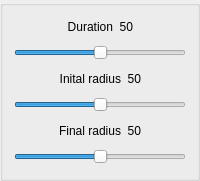
          <widget class="QGroupBox" name="groupBox_6">
           <property name="title">
            <string/>
           </property>
           <property name="checkable">
            <bool>false</bool>
           </property>
           <property name="checked">
            <bool>false</bool>
           </property>
           <layout class="QVBoxLayout" name="verticalLayout_30">
            <item>
             <layout class="QVBoxLayout" name="verticalLayout_41">
              <item>
               <layout class="QHBoxLayout" name="horizontalLayout_38">
                <item>
                 <spacer name="horizontalSpacer_87">
                  <property name="orientation">
                   <enum>Qt::Horizontal</enum>
                  </property>
                  <property name="sizeHint" stdset="0">
                   <size>
                    <width>40</width>
                    <height>20</height>
                   </size>
                  </property>
                 </spacer>
                </item>
                <item>
                 <widget class="QLabel" name="label_111">
                  <property name="text">
                   <string>Duration</string>
                  </property>
                  <property name="alignment">
                   <set>Qt::AlignRight|Qt::AlignTrailing|Qt::AlignVCenter</set>
                  </property>
                 </widget>
                </item>
                <item>
                 <widget class="QLabel" name="label_112">
                  <property name="maximumSize">
                   <size>
                    <width>40</width>
                    <height>16777215</height>
                   </size>
                  </property>
                  <property name="text">
                   <string>50</string>
                  </property>
                  <property name="alignment">
                   <set>Qt::AlignRight|Qt::AlignTrailing|Qt::AlignVCenter</set>
                  </property>
                 </widget>
                </item>
                <item>
                 <spacer name="horizontalSpacer_88">
                  <property name="orientation">
                   <enum>Qt::Horizontal</enum>
                  </property>
                  <property name="sizeHint" stdset="0">
                   <size>
                    <width>40</width>
                    <height>20</height>
                   </size>
                  </property>
                 </spacer>
                </item>
               </layout>
              </item>
              <item>
               <widget class="QSlider" name="horizontalSlider_19">
                <property name="minimumSize">
                 <size>
                  <width>0</width>
                  <height>20</height>
                 </size>
                </property>
                <property name="maximum">
                 <number>100</number>
                </property>
                <property name="pageStep">
                 <number>1</number>
                </property>
                <property name="value">
                 <number>50</number>
                </property>
                <property name="orientation">
                 <enum>Qt::Horizontal</enum>
                </property>
               </widget>
              </item>
              <item>
               <layout class="QVBoxLayout" name="verticalLayout_42">
                <item>
                 <layout class="QHBoxLayout" name="horizontalLayout_39">
                  <item>
                   <spacer name="horizontalSpacer_89">
                    <property name="orientation">
                     <enum>Qt::Horizontal</enum>
                    </property>
                    <property name="sizeHint" stdset="0">
                     <size>
                      <width>40</width>
                      <height>20</height>
                     </size>
                    </property>
                   </spacer>
                  </item>
                  <item>
                   <widget class="QLabel" name="label_113">
                    <property name="text">
                     <string>Inital radius</string>
                    </property>
                    <property name="alignment">
                     <set>Qt::AlignRight|Qt::AlignTrailing|Qt::AlignVCenter</set>
                    </property>
                   </widget>
                  </item>
                  <item>
                   <widget class="QLabel" name="label_114">
                    <property name="maximumSize">
                     <size>
                      <width>40</width>
                      <height>16777215</height>
                     </size>
                    </property>
                    <property name="text">
                     <string>50</string>
                    </property>
                    <property name="alignment">
                     <set>Qt::AlignRight|Qt::AlignTrailing|Qt::AlignVCenter</set>
                    </property>
                   </widget>
                  </item>
                  <item>
                   <spacer name="horizontalSpacer_90">
                    <property name="orientation">
                     <enum>Qt::Horizontal</enum>
                    </property>
                    <property name="sizeHint" stdset="0">
                     <size>
                      <width>40</width>
                      <height>20</height>
                     </size>
                    </property>
                   </spacer>
                  </item>
                 </layout>
                </item>
                <item>
                 <widget class="QSlider" name="horizontalSlider_20">
                  <property name="minimumSize">
                   <size>
                    <width>0</width>
                    <height>20</height>
                   </size>
                  </property>
                  <property name="maximum">
                   <number>100</number>
                  </property>
                  <property name="pageStep">
                   <number>1</number>
                  </property>
                  <property name="value">
                   <number>50</number>
                  </property>
                  <property name="orientation">
                   <enum>Qt::Horizontal</enum>
                  </property>
                 </widget>
                </item>
               </layout>
              </item>
             </layout>
            </item>
            <item>
             <layout class="QVBoxLayout" name="verticalLayout_43">
              <item>
               <layout class="QHBoxLayout" name="horizontalLayout_40">
                <item>
                 <spacer name="horizontalSpacer_91">
                  <property name="orientation">
                   <enum>Qt::Horizontal</enum>
                  </property>
                  <property name="sizeHint" stdset="0">
                   <size>
                    <width>40</width>
                    <height>20</height>
                   </size>
                  </property>
                 </spacer>
                </item>
                <item>
                 <widget class="QLabel" name="label_115">
                  <property name="text">
                   <string>Final radius</string>
                  </property>
                  <property name="alignment">
                   <set>Qt::AlignRight|Qt::AlignTrailing|Qt::AlignVCenter</set>
                  </property>
                 </widget>
                </item>
                <item>
                 <widget class="QLabel" name="label_116">
                  <property name="maximumSize">
                   <size>
                    <width>40</width>
                    <height>16777215</height>
                   </size>
                  </property>
                  <property name="text">
                   <string>50</string>
                  </property>
                  <property name="alignment">
                   <set>Qt::AlignRight|Qt::AlignTrailing|Qt::AlignVCenter</set>
                  </property>
                 </widget>
                </item>
                <item>
                 <spacer name="horizontalSpacer_92">
                  <property name="orientation">
                   <enum>Qt::Horizontal</enum>
                  </property>
                  <property name="sizeHint" stdset="0">
                   <size>
                    <width>40</width>
                    <height>20</height>
                   </size>
                  </property>
                 </spacer>
                </item>
               </layout>
              </item>
              <item>
               <widget class="QSlider" name="horizontalSlider_21">
                <property name="minimumSize">
                 <size>
                  <width>0</width>
                  <height>20</height>
                 </size>
                </property>
                <property name="maximum">
                 <number>100</number>
                </property>
                <property name="pageStep">
                 <number>1</number>
                </property>
                <property name="value">
                 <number>50</number>
                </property>
                <property name="orientation">
                 <enum>Qt::Horizontal</enum>
                </property>
               </widget>
              </item>
              <item>
               <layout class="QVBoxLayout" name="verticalLayout_44"/>
              </item>
             </layout>
            </item>
           </layout>
          </widget>
